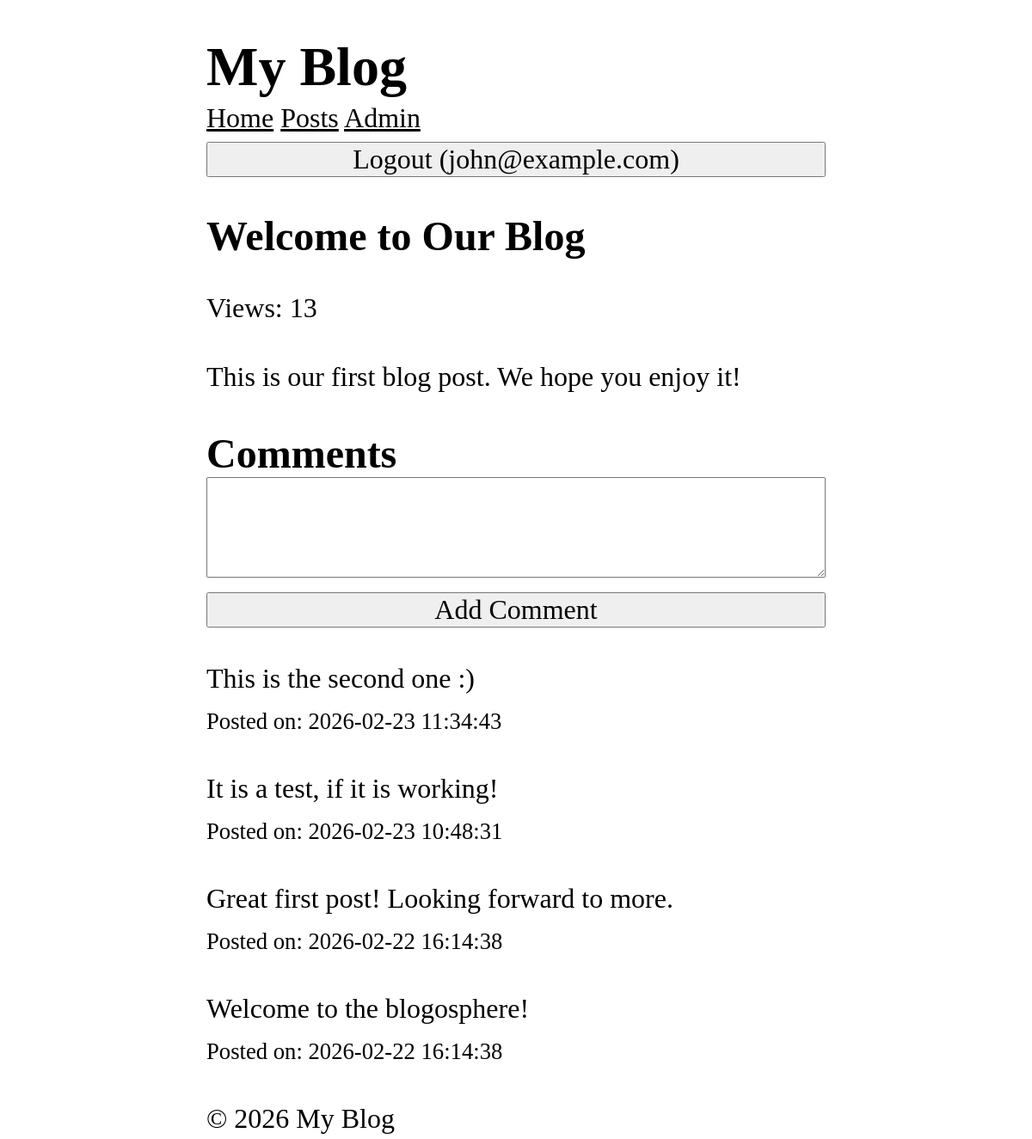
/posts/1 (signed in), run on the app's committed database.
### tables this page shows
CREATE TABLE users (
    id INTEGER PRIMARY KEY AUTOINCREMENT,
    name TEXT NOT NULL,
    email TEXT UNIQUE NOT NULL,
    password TEXT NOT NULL,
    role TEXT NOT NULL DEFAULT 'user',
    created_at DATETIME DEFAULT CURRENT_TIMESTAMP
);

CREATE TABLE posts (
    id INTEGER PRIMARY KEY AUTOINCREMENT,
    title TEXT NOT NULL,
    content TEXT NOT NULL,
    views INTEGER DEFAULT 0,
    user_id INTEGER NOT NULL,
    created_at DATETIME DEFAULT CURRENT_TIMESTAMP,
    FOREIGN KEY (user_id) REFERENCES users (id)
);

CREATE TABLE comments (
    id INTEGER PRIMARY KEY AUTOINCREMENT,
    content TEXT NOT NULL,
    user_id INTEGER NOT NULL,
    post_id INTEGER NOT NULL,
    created_at DATETIME DEFAULT CURRENT_TIMESTAMP,
    FOREIGN KEY (user_id) REFERENCES users (id),
    FOREIGN KEY (post_id) REFERENCES posts (id)
);

### core/View.php (called while the page is built, shortened)
<?php
class View {
    protected static $globals = [];
    public static function share(string $key, mixed $value): void {
        static::$globals[$key] = $value;
    }
    public static function render(string $template, array $data = [], ?string $layout = null): string {
        $data = [...static::$globals, ...$data];
        $content = static::renderTemplate(
            $template,
            $data
        );
        return static::renderLayout($layout, $data, $content);
    }
    protected static function renderTemplate(string $template, array $data): string {
        extract($data);
        $path = dirname(__DIR__). "/app/Views/$template.php";
        require $path;
        return ob_get_clean();
    }
    protected static function renderLayout(?string $template, array $data, string $content): string {
        extract([...$data, 'content' => $content]);
        $path = dirname(__DIR__). "/app/Views/$template.php";
        require $path;
        return ob_get_clean();
    }
}

### app/Controllers/PostController.php (called while the page is built, shortened)
<?php
class PostController {
    public function show($id) {
        $post = Post::find($id);
        $comments = Comment::forPost($id);
        return View::render(
            template: 'post/show',
            layout: 'layouts/main',
            data: ['post' => $post, 'comments' => $comments]
        );
    }
}

### app/Middlewares/CSRF.php (called while the page is built, shortened)
<?php
class CSRF implements Middleware {
  public function handle(callable $next) {
    return $next();
    }
}

### app/Middlewares/View.php (called while the page is built, shortened)
<?php
class View implements Middleware {
    public function handle(callable $next) {
        CoreView::share('user', Auth::user());
        return $next();
    }
}

### public/index.php (called while the page is built, shortened)
<?php
$router = new Router();
$uri = parse_url($_SERVER['REQUEST_URI'], PHP_URL_PATH);
$method = $_SERVER['REQUEST_METHOD'];
$router->dispatch($uri, $method);

### core/App.php (called while the page is built, shortened)
<?php
class App {
    protected static $container = [];
    public static function bind(string $key, mixed $value): void {
        static::$container[$key] = $value;
    }
    public static function get(string $key): mixed {
        return static::$container[$key];
    }
}

### core/Model.php (called while the page is built, shortened)
<?php
abstract class Model {
    protected static string $table;
    public static function find(mixed $id): ?static {
        $db = App::get('database');
        return $db->fetch("SELECT * FROM " . static::$table . " WHERE id = ?", [$id], static::class);
    }
}

### core/Database.php (called while the page is built, shortened)
<?php
class Database {
    protected $pdo;
    public function __construct(array $config) {
        try {
            $dsn = $this->createDsn($config);
            $username = $config['username'] ?? null;
            $password = $config['password'] ?? null;
            $options = $config['options'] ?? null;
            $this->pdo = new PDO($dsn, $username, $password, $options);
            $this->pdo->setAttribute(PDO::ATTR_ERRMODE, PDO::ERRMODE_EXCEPTION);
        } catch (PDOException $e) {
            throw new Exception("Could not connect to the database");
        }
    }
    protected function createDsn(array $config): string {
        $driver = $config['driver'];
        $dbname = $config['dbname'];
        return match($driver) {
            'sqlite' => "sqlite:$dbname",
            default => throw new Exception("Unsupported database driver: $driver")
        };
    }
    public function query(string $sql, array $params = []): PDOStatement {
        $stmt = $this->pdo->prepare($sql);
        $stmt->execute($params);
        return $stmt;
    }
    public function fetchAll(string $sql, array $params = [], ?string $className = null): array {
        $stmt = $this->query($sql, $params);
        return $className
            ? $stmt->fetchAll(PDO::FETCH_CLASS, $className)
            : $stmt->fetchAll(PDO::FETCH_ASSOC);
    }
    public function fetch(string $sql, array $params = [], ?string $className = null): mixed {
        $stmt = $this->query($sql, $params);
        $stmt->setFetchMode(
            $className ? PDO::FETCH_CLASS : PDO::FETCH_ASSOC, $className
        );
        return $stmt->fetch();
    }
}

### app/Models/Comment.php (called while the page is built, shortened)
<?php
class Comment extends Model {
    public static function forPost($postId): array {
        $db = App::get('database');
        return $db->fetchAll(
            "SELECT * FROM comments WHERE post_id = ? ORDER BY created_at DESC",
            [$postId],
            static::class
        );
    }
}

### app/Services/Auth.php (called while the page is built, shortened)
<?php
class Auth {
    protected static $user = null;
    public static function user(): ?User {
        if(static::$user === null) {
            $userId = $_SESSION['user_id'] ?? null;
            static::$user = $userId
                ? User::find($userId)
                : RememberMe::user();
        }
        return static::$user;
    }
}

### app/Views/post/show.php (the view, shortened to what this page needs)
<article>
    <h1><?= htmlspecialchars($post->title) ?></h1>
    <p>Views: <?= $post->views ?></p>
    <p>
        <?=  nl2br(htmlspecialchars($post->content)) ?>
    </p>
</article>
<section>
    <h2 id="comments">Comments</h2>
    <?php if($user): ?>
        <form action="/posts/<?=  $post->id ?>/comments" method="POST">
            <textarea name="content" required rows="3"></textarea>
            <button type="submit">Add Comment</button>
        </form>
    <?php else: ?>
        <p>
            <a href="/login">Login to comment.</a>
        </p>
    <?php endif ?>
    <?php foreach($comments as $comment): ?>
        <div>
            <p>
             <?=  nl2br(htmlspecialchars($comment->content)) ?>
            </p>
            <small>Posted on: <?=  $comment->created_at ?></small>
        </div>
    <?php endforeach; ?>
</section>

### app/Views/layouts/main.php (shortened to what this page needs)
<!DOCTYPE html>
<html lang="en">
<head>
    <link rel="stylesheet" href="/style.css"/>
</head>
<body>
    <header>
        <h1>My Blog</h1>
    </header>
    <nav>
        <a href="/">Home</a>
        <a href="/posts">Posts</a>
        <?php if($user): ?>
            <a href="/admin/dashboard">Admin</a>
            <form action="/logout" method="POST">
                <button>Logout (<?= $user->email ?>)</button>
            </form>
            <?php else: ?>
            <a href="/login">Login</a>
        <?php endif ?>
    </nav>
    <main>
        <?= $content ?>
    </main>
    <footer>
        <p>&copy; <?=date('Y')?> My Blog</p>
    </footer>
</body>
</html>

### public/style.css (style rules this page uses)
*, *::before, *::after { box-sizing: border-box; }
html { -moz-text-size-adjust: none; -webkit-text-size-adjust: none; text-size-adjust: none; }
body, h1, h2, h3, h4, p, figure, blockquote, dl, dd { margin-block-end: 0; }
body { min-height: 100vh; line-height: 1.5; max-width: 60%; margin-left: auto; margin-right: auto; font-size: 2em; font-family: Cambria, Cochin, Georgia, Times, 'Times New Roman', serif; }
h1, h2, h3, h4, button, input, label { line-height: 1.1; }
h1, h2, h3, h4 { text-wrap: balance; }
a:not([class]) { text-decoration-skip-ink: auto; color: currentColor; }
input, button, textarea, select { font-family: inherit; font-size: inherit; width: 100%; }

### data on the page
users: email "john@example.com"
posts: title "Welcome to Our Blog", views "13", content "This is our first blog post. We hope you enjoy it!"
comments: content "This is the second one :)", created_at "2026-02-23 11:34:43"
comments: content "It is a test, if it is working!", created_at "2026-02-23 10:48:31"
comments: content "Great first post! Looking forward to more.", created_at "2026-02-22 16:14:38"
comments: content "Welcome to the blogosphere!", created_at "2026-02-22 16:14:38"
